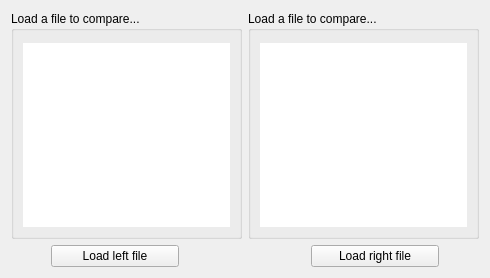
<?xml version="1.0" encoding="UTF-8"?>
<ui version="4.0">
 <class>PythonConfigDiffWidget</class>
 <widget class="QWidget" name="PythonConfigDiffWidget">
  <property name="geometry">
   <rect>
    <x>0</x>
    <y>0</y>
    <width>490</width>
    <height>278</height>
   </rect>
  </property>
  <property name="windowTitle">
   <string>Form</string>
  </property>
  <layout class="QGridLayout" name="gridLayout">
   <item row="0" column="1">
    <widget class="QGroupBox" name="groupBox_rightFile">
     <property name="title">
      <string notr="true">Load a file to compare...</string>
     </property>
     <layout class="QGridLayout" name="gridLayout_2">
      <property name="topMargin">
       <number>12</number>
      </property>
      <item row="0" column="0">
       <widget class="CodeEditor" name="codeEditor_right">
        <property name="styleSheet">
         <string notr="true">selection-color: rgb(0, 0, 0);
                                     selection-background-color: rgb(255, 255, 255);
                                     background-color: none;
                                     border: 2px rgb(0, 0, 0);
                                 </string>
        </property>
        <property name="lineWrapMode">
         <enum>QPlainTextEdit::NoWrap</enum>
        </property>
        <property name="readOnly">
         <bool>true</bool>
        </property>
        <property name="textInteractionFlags">
         <set>Qt::NoTextInteraction</set>
        </property>
       </widget>
      </item>
     </layout>
    </widget>
   </item>
   <item row="0" column="0">
    <widget class="QGroupBox" name="groupBox_leftFile">
     <property name="title">
      <string notr="true">Load a file to compare...</string>
     </property>
     <layout class="QGridLayout" name="gridLayout_12">
      <property name="topMargin">
       <number>12</number>
      </property>
      <item row="0" column="0">
       <widget class="CodeEditor" name="codeEditor_left">
        <property name="styleSheet">
         <string notr="true">selection-color: rgb(0, 0, 0);
                                     selection-background-color: rgb(255, 255, 255);
                                     background-color: none;
                                     border: 2px rgb(0, 0, 0);</string>
        </property>
        <property name="lineWrapMode">
         <enum>QPlainTextEdit::NoWrap</enum>
        </property>
        <property name="readOnly">
         <bool>true</bool>
        </property>
        <property name="textInteractionFlags">
         <set>Qt::NoTextInteraction</set>
        </property>
       </widget>
      </item>
     </layout>
    </widget>
   </item>
   <item row="1" column="0" colspan="2">
    <layout class="QGridLayout" name="gridLayout_4">
     <item row="0" column="3">
      <widget class="QPushButton" name="pushButton_startDiff">
       <property name="sizePolicy">
        <sizepolicy hsizetype="Maximum" vsizetype="Fixed">
         <horstretch>0</horstretch>
         <verstretch>0</verstretch>
        </sizepolicy>
       </property>
       <property name="text">
        <string/>
       </property>
       <property name="icon">
        <iconset resource="../../Resources/UI_Icons.qrc">
         <normaloff>:/UISymbols/UI_Diff_Icon.svg</normaloff>:/UISymbols/UI_Diff_Icon.svg</iconset>
       </property>
       <property name="iconSize">
        <size>
         <width>40</width>
         <height>20</height>
        </size>
       </property>
       <property name="flat">
        <bool>true</bool>
       </property>
      </widget>
     </item>
     <item row="0" column="5">
      <widget class="QPushButton" name="pushButton_loadRightFile">
       <property name="sizePolicy">
        <sizepolicy hsizetype="Expanding" vsizetype="Fixed">
         <horstretch>0</horstretch>
         <verstretch>0</verstretch>
        </sizepolicy>
       </property>
       <property name="layoutDirection">
        <enum>Qt::RightToLeft</enum>
       </property>
       <property name="text">
        <string>Load right file</string>
       </property>
       <property name="icon">
        <iconset resource="../../Resources/UI_Icons.qrc">
         <normaloff>:/UISymbols/UI_Triangle_Left.svg</normaloff>:/UISymbols/UI_Triangle_Left.svg</iconset>
       </property>
       <property name="iconSize">
        <size>
         <width>18</width>
         <height>20</height>
        </size>
       </property>
      </widget>
     </item>
     <item row="0" column="2">
      <spacer name="horizontalSpacer_2">
       <property name="orientation">
        <enum>Qt::Horizontal</enum>
       </property>
       <property name="sizeType">
        <enum>QSizePolicy::Maximum</enum>
       </property>
       <property name="sizeHint" stdset="0">
        <size>
         <width>40</width>
         <height>20</height>
        </size>
       </property>
      </spacer>
     </item>
     <item row="0" column="0">
      <spacer name="horizontalSpacer">
       <property name="orientation">
        <enum>Qt::Horizontal</enum>
       </property>
       <property name="sizeType">
        <enum>QSizePolicy::Maximum</enum>
       </property>
       <property name="sizeHint" stdset="0">
        <size>
         <width>40</width>
         <height>20</height>
        </size>
       </property>
      </spacer>
     </item>
     <item row="0" column="1">
      <widget class="QPushButton" name="pushButton_loadLeftFile">
       <property name="sizePolicy">
        <sizepolicy hsizetype="Expanding" vsizetype="Fixed">
         <horstretch>0</horstretch>
         <verstretch>0</verstretch>
        </sizepolicy>
       </property>
       <property name="text">
        <string>Load left file</string>
       </property>
       <property name="icon">
        <iconset resource="../../Resources/UI_Icons.qrc">
         <normaloff>:/UISymbols/UI_Triangle_Right.svg</normaloff>:/UISymbols/UI_Triangle_Right.svg</iconset>
       </property>
       <property name="iconSize">
        <size>
         <width>18</width>
         <height>20</height>
        </size>
       </property>
      </widget>
     </item>
     <item row="0" column="4">
      <spacer name="horizontalSpacer_3">
       <property name="orientation">
        <enum>Qt::Horizontal</enum>
       </property>
       <property name="sizeType">
        <enum>QSizePolicy::Maximum</enum>
       </property>
       <property name="sizeHint" stdset="0">
        <size>
         <width>40</width>
         <height>20</height>
        </size>
       </property>
      </spacer>
     </item>
     <item row="0" column="6">
      <spacer name="horizontalSpacer_4">
       <property name="orientation">
        <enum>Qt::Horizontal</enum>
       </property>
       <property name="sizeType">
        <enum>QSizePolicy::Maximum</enum>
       </property>
       <property name="sizeHint" stdset="0">
        <size>
         <width>40</width>
         <height>20</height>
        </size>
       </property>
      </spacer>
     </item>
    </layout>
   </item>
  </layout>
 </widget>
 <customwidgets>
  <customwidget>
   <class>CodeEditor</class>
   <extends>QPlainTextEdit</extends>
   <header location="global">codeeditor.h</header>
  </customwidget>
 </customwidgets>
 <resources>
  <include location="../../Resources/UI_Icons.qrc"/>
 </resources>
 <connections/>
</ui>
